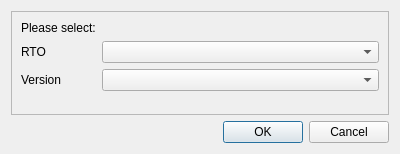
<?xml version="1.0" encoding="UTF-8"?>
<ui version="4.0">
 <class>PeakInvestigatorInitDialog</class>
 <widget class="QDialog" name="PeakInvestigatorInitDialog">
  <property name="geometry">
   <rect>
    <x>0</x>
    <y>0</y>
    <width>400</width>
    <height>154</height>
   </rect>
  </property>
  <property name="windowTitle">
   <string>Peak Investigator</string>
  </property>
  <layout class="QVBoxLayout" name="verticalLayout_2">
   <item>
    <widget class="QFrame" name="frame">
     <property name="frameShape">
      <enum>QFrame::StyledPanel</enum>
     </property>
     <property name="frameShadow">
      <enum>QFrame::Raised</enum>
     </property>
     <layout class="QFormLayout" name="formLayout">
      <item row="0" column="0">
       <widget class="QLabel" name="label">
        <property name="text">
         <string>Please select:</string>
        </property>
       </widget>
      </item>
      <item row="1" column="0">
       <widget class="QLabel" name="label_2">
        <property name="text">
         <string>RTO</string>
        </property>
       </widget>
      </item>
      <item row="1" column="1">
       <widget class="QComboBox" name="RTOList"/>
      </item>
      <item row="2" column="0">
       <widget class="QLabel" name="label_3">
        <property name="text">
         <string>Version</string>
        </property>
       </widget>
      </item>
      <item row="2" column="1">
       <widget class="QComboBox" name="VersionList"/>
      </item>
     </layout>
    </widget>
   </item>
   <item>
    <widget class="QDialogButtonBox" name="buttonBox">
     <property name="orientation">
      <enum>Qt::Horizontal</enum>
     </property>
     <property name="standardButtons">
      <set>QDialogButtonBox::Cancel|QDialogButtonBox::Ok</set>
     </property>
    </widget>
   </item>
  </layout>
 </widget>
 <resources/>
 <connections>
  <connection>
   <sender>buttonBox</sender>
   <signal>accepted()</signal>
   <receiver>PeakInvestigatorInitDialog</receiver>
   <slot>accept()</slot>
   <hints>
    <hint type="sourcelabel">
     <x>248</x>
     <y>254</y>
    </hint>
    <hint type="destinationlabel">
     <x>157</x>
     <y>274</y>
    </hint>
   </hints>
  </connection>
  <connection>
   <sender>buttonBox</sender>
   <signal>rejected()</signal>
   <receiver>PeakInvestigatorInitDialog</receiver>
   <slot>reject()</slot>
   <hints>
    <hint type="sourcelabel">
     <x>316</x>
     <y>260</y>
    </hint>
    <hint type="destinationlabel">
     <x>286</x>
     <y>274</y>
    </hint>
   </hints>
  </connection>
 </connections>
</ui>
